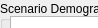
      <widget class="QWidget" name="page_4">
       <property name="geometry">
        <rect>
         <x>0</x>
         <y>0</y>
         <width>98</width>
         <height>28</height>
        </rect>
       </property>
       <attribute name="label">
        <string>Step 3 - Review scenario run</string>
       </attribute>
       <widget class="QGroupBox" name="groupBox_33">
        <property name="geometry">
         <rect>
          <x>0</x>
          <y>1</y>
          <width>681</width>
          <height>352</height>
         </rect>
        </property>
        <property name="sizePolicy">
         <sizepolicy hsizetype="Preferred" vsizetype="Fixed">
          <horstretch>0</horstretch>
          <verstretch>0</verstretch>
         </sizepolicy>
        </property>
        <property name="minimumSize">
         <size>
          <width>0</width>
          <height>352</height>
         </size>
        </property>
        <property name="title">
         <string>Scenario Demographic results</string>
        </property>
        <widget class="QPushButton" name="pushButton_2">
         <property name="geometry">
          <rect>
           <x>590</x>
           <y>20</y>
           <width>75</width>
           <height>23</height>
          </rect>
         </property>
         <property name="text">
          <string>View results</string>
         </property>
        </widget>
        <widget class="QPushButton" name="pushButton_3">
         <property name="geometry">
          <rect>
           <x>590</x>
           <y>50</y>
           <width>75</width>
           <height>23</height>
          </rect>
         </property>
         <property name="text">
          <string>PushButton</string>
         </property>
        </widget>
        <widget class="QTextBrowser" name="textBrowser_4">
         <property name="geometry">
          <rect>
           <x>10</x>
           <y>15</y>
           <width>541</width>
           <height>331</height>
          </rect>
         </property>
         <property name="html">
          <string>&lt;!DOCTYPE HTML PUBLIC &quot;-//W3C//DTD HTML 4.0//EN&quot; &quot;http://www.w3.org/TR/REC-html40/strict.dtd&quot;&gt;
&lt;html&gt;&lt;head&gt;&lt;meta name=&quot;qrichtext&quot; content=&quot;1&quot; /&gt;&lt;style type=&quot;text/css&quot;&gt;
p, li { white-space: pre-wrap; }
&lt;/style&gt;&lt;/head&gt;&lt;body style=&quot; font-family:'MS Shell Dlg 2'; font-size:8.25pt; font-weight:400; font-style:normal;&quot;&gt;
&lt;p style=&quot;-qt-paragraph-type:empty; margin-top:0px; margin-bottom:0px; margin-left:0px; margin-right:0px; -qt-block-indent:0; text-indent:0px; font-size:8pt;&quot;&gt;&lt;br /&gt;&lt;/p&gt;&lt;/body&gt;&lt;/html&gt;</string>
         </property>
        </widget>
       </widget>
      </widget>
